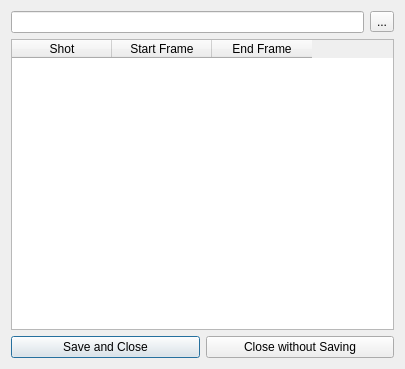
<?xml version="1.0" encoding="UTF-8"?>
<ui version="4.0">
 <class>hotShot_dlg</class>
 <widget class="QDialog" name="hotShot_dlg">
  <property name="windowModality">
   <enum>Qt::NonModal</enum>
  </property>
  <property name="geometry">
   <rect>
    <x>0</x>
    <y>0</y>
    <width>405</width>
    <height>369</height>
   </rect>
  </property>
  <property name="windowTitle">
   <string>HotShot</string>
  </property>
  <layout class="QVBoxLayout" name="verticalLayout">
   <item>
    <layout class="QHBoxLayout" name="horizontalLayout_2">
     <property name="topMargin">
      <number>0</number>
     </property>
     <item>
      <widget class="QLineEdit" name="project_le"/>
     </item>
     <item>
      <widget class="QToolButton" name="browse_btn">
       <property name="text">
        <string>...</string>
       </property>
      </widget>
     </item>
    </layout>
   </item>
   <item>
    <widget class="QTableWidget" name="shotList_tbl">
     <column>
      <property name="text">
       <string>Shot</string>
      </property>
     </column>
     <column>
      <property name="text">
       <string>Start Frame</string>
      </property>
     </column>
     <column>
      <property name="text">
       <string>End Frame</string>
      </property>
     </column>
    </widget>
   </item>
   <item>
    <layout class="QHBoxLayout" name="horizontalLayout">
     <property name="topMargin">
      <number>0</number>
     </property>
     <item>
      <widget class="QPushButton" name="saveClose_btn">
       <property name="text">
        <string>Save and Close</string>
       </property>
      </widget>
     </item>
     <item>
      <widget class="QPushButton" name="noSave_btn">
       <property name="text">
        <string>Close without Saving</string>
       </property>
      </widget>
     </item>
    </layout>
   </item>
  </layout>
 </widget>
 <resources/>
 <connections/>
</ui>
